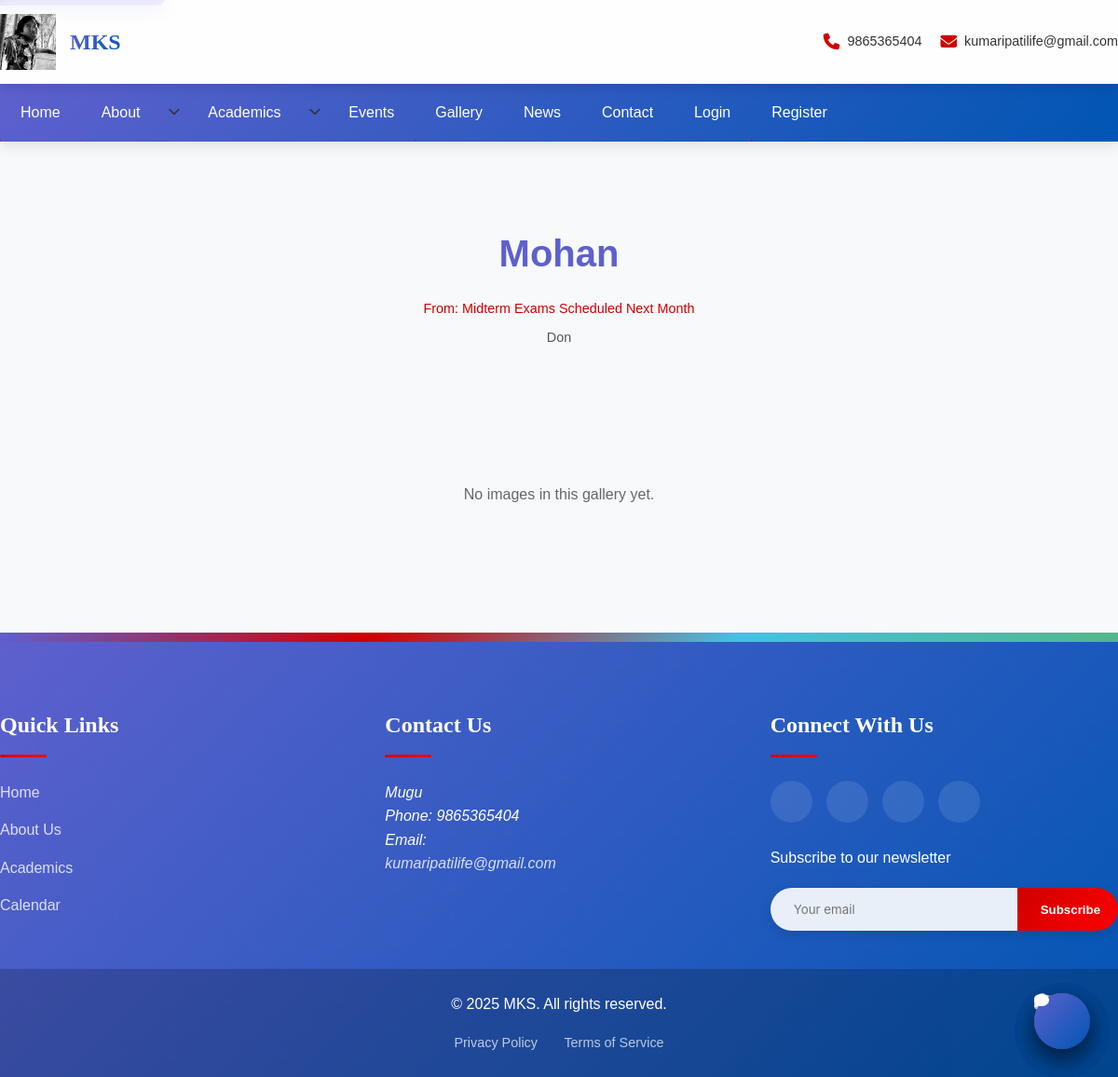
/gallery/1/, run on the app's committed database.
### main/models.py (models this page shows, shortened)
class SchoolInfo(models.Model):
    name = models.CharField(max_length=200)
    motto = models.CharField(max_length=200, blank=True)
    address = models.TextField()
    phone = models.CharField(max_length=20)
    email = models.EmailField()
    logo = models.ImageField(upload_to='school/logo/')
    hero_image = models.ImageField(
        upload_to='school/hero/',  # Folder for hero images
        blank=True,                # Optional
        null=True                  # Optional
    )
    established_date = models.DateField()
    class Meta:
        verbose_name_plural = "School Information"

class Gallery(models.Model):
    title = models.CharField(max_length=200)
    description = models.TextField(blank=True)
    cover_image = models.ImageField(upload_to='gallery/covers/')
    date_created = models.DateTimeField(auto_now_add=True)  # ✅ fix
    event = models.ForeignKey('Event', on_delete=models.SET_NULL, null=True, blank=True)
    is_published = models.BooleanField(default=True)
    class Meta:
        verbose_name_plural = "Galleries"
        ordering = ['-date_created']

class Event(models.Model):
    title = models.CharField(max_length=200)
    description = models.TextField()
    start_date = models.DateTimeField()
    end_date = models.DateTimeField()
    location = models.CharField(max_length=100)
    organizer = models.ForeignKey(Staff, on_delete=models.SET_NULL, null=True, blank=True)
    event_type = models.CharField(
        max_length=20,
        choices=[
            ('academic', 'Academic'),
            ('sports', 'Sports'),
            ('cultural', 'Cultural'),
            ('holiday', 'Holiday')
        ]
    )
    participants = models.ManyToManyField(Student, blank=True)

### main/views.py (the view)
# urls.py: path('gallery/<int:pk>/', GalleryDetailView.as_view(), name='gallery-detail'),
class GalleryDetailView(DetailView):
    model = Gallery
    template_name = 'gallery/detail.html'
    context_object_name = 'gallery'
    def get_context_data(self, **kwargs):
        context = super().get_context_data(**kwargs)
        context['related_galleries'] = Gallery.objects.filter(
            is_published=True
        ).exclude(pk=self.object.pk)[:4]
        return context

### main/context_processors.py (called while the page is built)
def school_info(request):
    return {
        "school_info": SchoolInfo.objects.first()
    }

### main/templates/gallery/detail.html (shortened to what this page needs)
{% extends "main/base.html" %}
{% load static %}
{% block content %}
<main class="gallery-detail-page">
    <section class="gallery-header">
        <div class="container">
            <h1>{{ gallery.title }}</h1>
            {% if gallery.event %}
            <p class="event-link">From: <a href="{% url 'event-detail' gallery.event.pk %}">{{ gallery.event.title }}</a></p>
            {% endif %}
            {% if gallery.description %}
            <p class="gallery-description">{{ gallery.description }}</p>
            {% endif %}
        </div>
    </section>
    <section class="gallery-images">
        <div class="container">
            {% if gallery.images.all %}
            <div class="image-grid">
                {% for image in gallery.images.all %}
                <div class="image-item">
                    <a href="{{ image.image.url }}" data-lightbox="gallery" data-title="{{ image.caption }}">
                        <img src="{{ image.image.url }}" alt="{{ image.caption|default:gallery.title }}">
                        {% if image.caption %}
                        <div class="image-caption">
                            <p>{{ image.caption }}</p>
                        </div>
                        {% endif %}
                    </a>
                </div>
                {% endfor %}
            </div>
            {% else %}
            <div class="no-images">
                <p>No images in this gallery yet.</p>
            </div>
            {% endif %}
        </div>
    </section>
</main>
{% endblock %}
{% block extra_css %}
<link rel="stylesheet" href="{% static 'main/css/lightbox.min.css' %}">
<link rel="stylesheet" href="{% static 'main/css/gallery.css' %}">
{% endblock %}

### main/templates/main/base.html (shortened to what this page needs)
<!DOCTYPE html>
{% load static %}
<html lang="en">
<head>
    <link rel="stylesheet" href="{% static 'main/css/style.css' %}">
    <link rel="stylesheet" href="{% static 'main/css/home.css' %}">
    <link rel="stylesheet" href="https://cdnjs.cloudflare.com/ajax/libs/font-awesome/6.4.0/css/all.min.css">
    {% block extra_css %}{% endblock %}
</head>
<body>
    <a href="#main-content" class="skip-link">Skip to main content</a>
    <header class="site-header">
        <div class="header-container">
            <div class="logo-container">
                <a href="{% url 'home' %}">
                    <img src="{{ school_info.logo.url }}" alt="{{ school_info.name }} Logo" class="logo">
                </a>
                <div class="school-info">
                    <h1>{{ school_info.name }}</h1>
                </div>
            </div>
            <div class="quick-contact">
                <div class="contact-item">
                    <i class="fas fa-phone"></i>
                    <span>{{ school_info.phone }}</span>
                </div>
                <div class="contact-item">
                    <i class="fas fa-envelope"></i>
                    <span>{{ school_info.email }}</span>
                </div>
            </div>
        </div>
    </header>
    <nav class="main-nav">
        <ul class="nav-menu">
            <li><a href="{% url 'home' %}" class="nav-link">Home</a></li>
            <li class="dropdown">
                <a href="{% url 'about' %}" class="nav-link">About</a>
                <span class="dropdown-toggle" aria-haspopup="true" aria-expanded="false">
                    <i class="fas fa-chevron-down"></i>
                </span>
            </li>
            <li class="dropdown">
                <a href="{% url 'academics' %}" class="nav-link">Academics</a>
                <span class="dropdown-toggle" aria-haspopup="true" aria-expanded="false">
                    <i class="fas fa-chevron-down"></i>
                </span>
            </li>
            <li><a href="{% url 'events' %}" class="nav-link">Events</a></li>
            <li><a href="{% url 'gallery' %}" class="nav-link">Gallery</a></li>
            <li><a href="{% url 'news' %}" class="nav-link">News</a></li>
            <li><a href="{% url 'contact' %}" class="nav-link">Contact</a></li>
            {% if user.is_authenticated %}
            <li class="dropdown auth-link">
                <a href="#" class="nav-link">My Account</a>
                <span class="dropdown-toggle" aria-haspopup="true" aria-expanded="false">
                    <i class="fas fa-chevron-down"></i>
                </span>
                <ul class="dropdown-menu">
                    {% if user.is_staff %}
                    <li><a href="{% url 'admin:index' %}">Admin Panel</a></li>
                    {% endif %}
                    <li><a href="{% url 'logout' %}">Logout</a></li>
                </ul>
            </li>
            {% else %}
            <li class="auth-link"><a href="{% url 'login' %}" class="nav-link">Login</a></li>
            <li class="auth-link"><a href="{% url 'register' %}" class="nav-link">Register</a></li>
            {% endif %}
        </ul>
    </nav>
    <main id="main-content" class="main-content">
        {% block content %}{% endblock %}
    </main>
    <footer class="site-footer">
        <div class="footer-container">
            <div class="footer-section">
                <h3>Quick Links</h3>
                <ul>
                    <li><a href="{% url 'home' %}">Home</a></li>
                    <li><a href="{% url 'about' %}">About Us</a></li>
                    <li><a href="{% url 'academics' %}">Academics</a></li>
                    <li><a href="{% url 'events' %}">Calendar</a></li>
                </ul>
            </div>
            <div class="footer-section">
                <h3>Contact Us</h3>
                <address>
                    {{ school_info.address }}<br>
                    Phone: {{ school_info.phone }}<br>
                    Email: <a href="mailto:{{ school_info.email }}">{{ school_info.email }}</a>
                </address>
            </div>
            <div class="footer-section">
                <h3>Connect With Us</h3>
                <div class="social-links">
                    <a href="#" aria-label="Facebook"><i class="fab fa-facebook-f"></i></a>
                    <a href="#" aria-label="Twitter"><i class="fab fa-twitter"></i></a>
                    <a href="#" aria-label="Instagram"><i class="fab fa-instagram"></i></a>
                    <a href="#" aria-label="YouTube"><i class="fab fa-youtube"></i></a>
                </div>
                <div class="newsletter">
                    <p>Subscribe to our newsletter</p>
                    <form class="newsletter-form">
                        <input type="email" placeholder="Your email" required>
                        <button type="submit">Subscribe</button>
                    </form>
                </div>
            </div>
        </div>
        <div class="footer-bottom">
            <p>&copy; {% now "Y" %} {{ school_info.name }}. All rights reserved.</p>
            <div class="footer-links">
                <a href="">Privacy Policy</a>
                <a href="">Terms of Service</a>
            </div>
        </div>
    </footer>
    <a href="{% url 'contact' %}" class="fab" aria-label="Contact us">
        <i class="fas fa-comment"></i>
    </a>
</body>
</html>

### main/static/main/css/home.css (style rules this page uses)
:root { --primary: #007BFF; --primary-dark: #0056b3; --accent: #FFC107; --accent-dark: #e0a800; --danger: #DC3545; --light: #f8f9fa; --dark: #333; --white: #fff; }
body { margin: 0; font-family: "Poppins", sans-serif; line-height: 1.6; background: var(--light); color: var(--dark); }
main { padding: 0 1rem; }

### main/static/main/css/gallery.css (style rules this page uses)
.container { max-width: 1200px; margin: 0 auto; padding: 0 15px; }
.event-link { font-size: 0.9rem; color: var(--secondary-color); margin-bottom: 0.5rem; }
.event-link a { color: inherit; text-decoration: none; }
.gallery-description { color: #555; margin-bottom: 1rem; font-size: 0.9rem; }
.gallery-detail-page { padding: 0; }
.gallery-header { background-color: #f8f9fa; padding: 3rem 0; text-align: center; }
.gallery-header h1 { font-size: 2.5rem; color: var(--primary-color); margin-bottom: 1rem; }
.gallery-description { max-width: 700px; margin: 0 auto; color: #555; line-height: 1.6; }
.gallery-images { padding: 3rem 0; }
.no-images { text-align: center; padding: 3rem; background-color: #f8f9fa; border-radius: 8px; color: #666; }

### data on the page
SchoolInfo: logo (picture), phone "9865365404", email "kumaripatilife@gmail.com", address "Mugu", name "MKS"
Gallery: title "Mohan", event "Midterm Exams Scheduled Next Month", description "Don"
